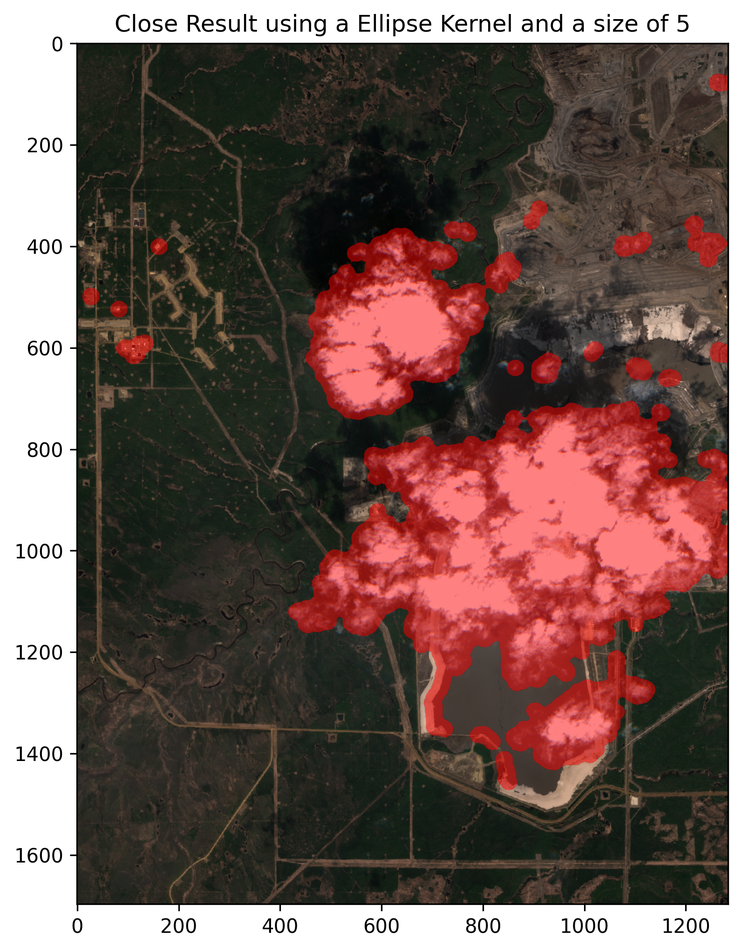
#> input picture notebooks/closing.png, 742 x 951 px, shrunk from 1593 x 2042 before the run
$ python erosion_dialation.py --input ../closing.png
#> lines starting #> are read from the running program, lines starting #| are printed output that depends on the picture
from __future__ import print_function
import cv2 as cv
import numpy as np
import argparse

src = None
erosion_size = 0
max_elem = 2
max_kernel_size = 21
title_trackbar_element_shape = 'Element:\n 0: Rect \n 1: Cross \n 2: Ellipse'
title_trackbar_kernel_size = 'Kernel size:\n 2n +1'
title_erosion_window = 'Erosion Demo'
title_dilation_window = 'Dilation Demo'

def main(image):
#> called with image = '../closing.png'
    global src
    src = cv.imread(cv.samples.findFile(image))
#> src is the input picture: shape (951, 742, 3); mean B, G, R 83.9, 89.2, 111.7
    if src is None:
        print('Could not open or find the image: ', image)
        exit(0)

    cv.namedWindow(title_erosion_window)
    cv.createTrackbar(title_trackbar_element_shape, title_erosion_window, 0, max_elem, erosion)
#> slider 'Element:\n 0: Rect \n 1: Cross \n' is set to 1
    cv.createTrackbar(title_trackbar_kernel_size, title_erosion_window, 0, max_kernel_size, erosion)
#> slider 'Kernel size:\n 2n +1' is set to 7
    cv.namedWindow(title_dilation_window)
    cv.createTrackbar(title_trackbar_element_shape, title_dilation_window, 0, max_elem, dilatation)
#> slider 'Element:\n 0: Rect \n 1: Cross \n' is set to 1
    cv.createTrackbar(title_trackbar_kernel_size, title_dilation_window, 0, max_kernel_size, dilatation)
#> slider 'Kernel size:\n 2n +1' is set to 7
    erosion(0)
    dilatation(0)
    cv.waitKey()

# optional mapping of values with morphological shapes
def morph_shape(val):
    if val == 0:
        return cv.MORPH_RECT
    elif val == 1:
        return cv.MORPH_CROSS
    elif val == 2:
        return cv.MORPH_ELLIPSE

def erosion(val):
#> called with val = 0
    erosion_size = cv.getTrackbarPos(title_trackbar_kernel_size, title_erosion_window)
    erosion_shape = morph_shape(cv.getTrackbarPos(title_trackbar_element_shape, title_erosion_window))

    element = cv.getStructuringElement(erosion_shape, (2 * erosion_size + 1, 2 * erosion_size + 1),
    (erosion_size, erosion_size))

    erosion_dst = cv.erode(src, element)
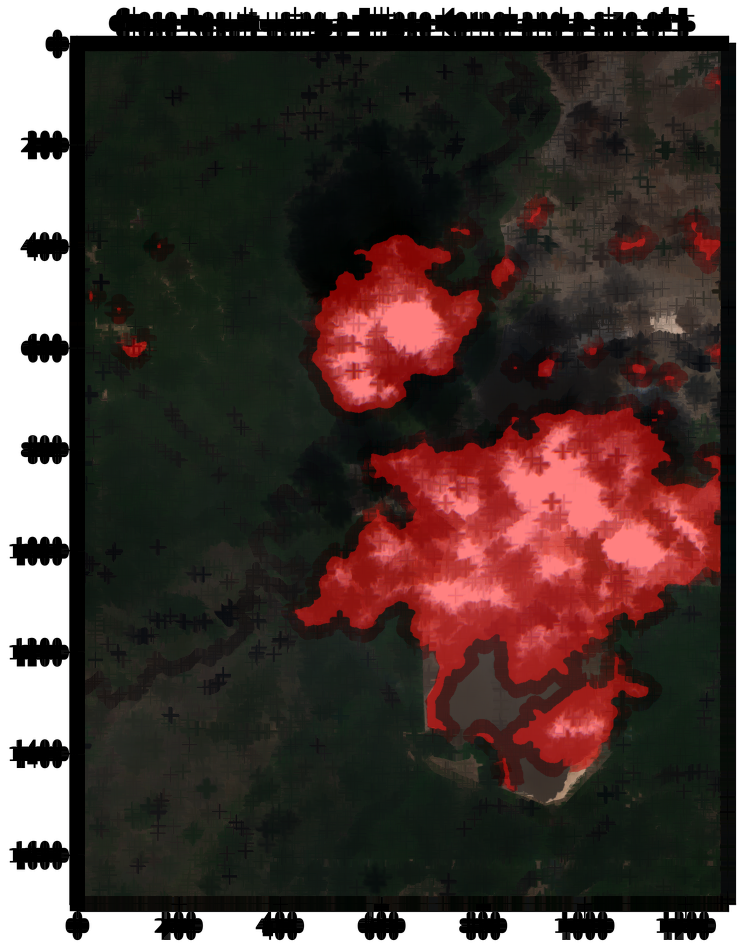
#> erosion_dst: shape (951, 742, 3); mean B, G, R 56.6, 60.5, 76.5
    cv.imshow(title_erosion_window, erosion_dst)

def dilatation(val):
#> called with val = 0
    dilatation_size = cv.getTrackbarPos(title_trackbar_kernel_size, title_dilation_window)
    dilation_shape = morph_shape(cv.getTrackbarPos(title_trackbar_element_shape, title_dilation_window))
    element = cv.getStructuringElement(dilation_shape, (2 * dilatation_size + 1, 2 * dilatation_size + 1),
    (dilatation_size, dilatation_size))
    dilatation_dst = cv.dilate(src, element)
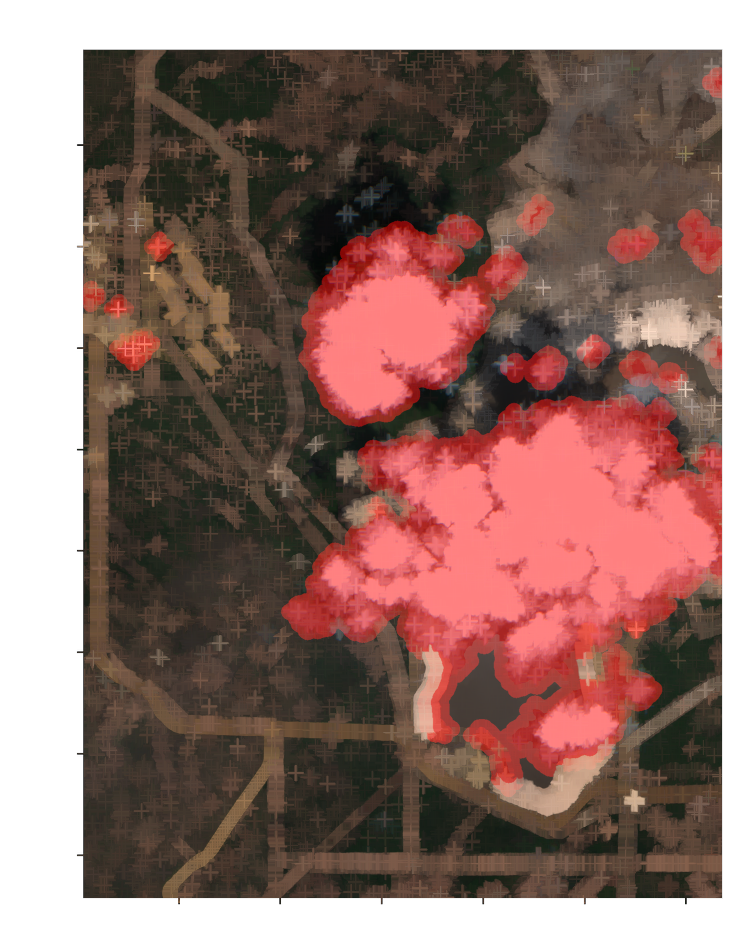
#> dilatation_dst: shape (951, 742, 3); mean B, G, R 107, 113.6, 144.7
    cv.imshow(title_dilation_window, dilatation_dst)

if __name__ == "__main__":
    print("running!")
    parser = argparse.ArgumentParser(description='Code for Eroding and Dilating tutorial.')
    parser.add_argument('--input', help='Path to input image.', default='LinuxLogo.jpg')
    args = parser.parse_args()
    main(args.input)

$ run again, on notebooks/mine_vs_jeff.png
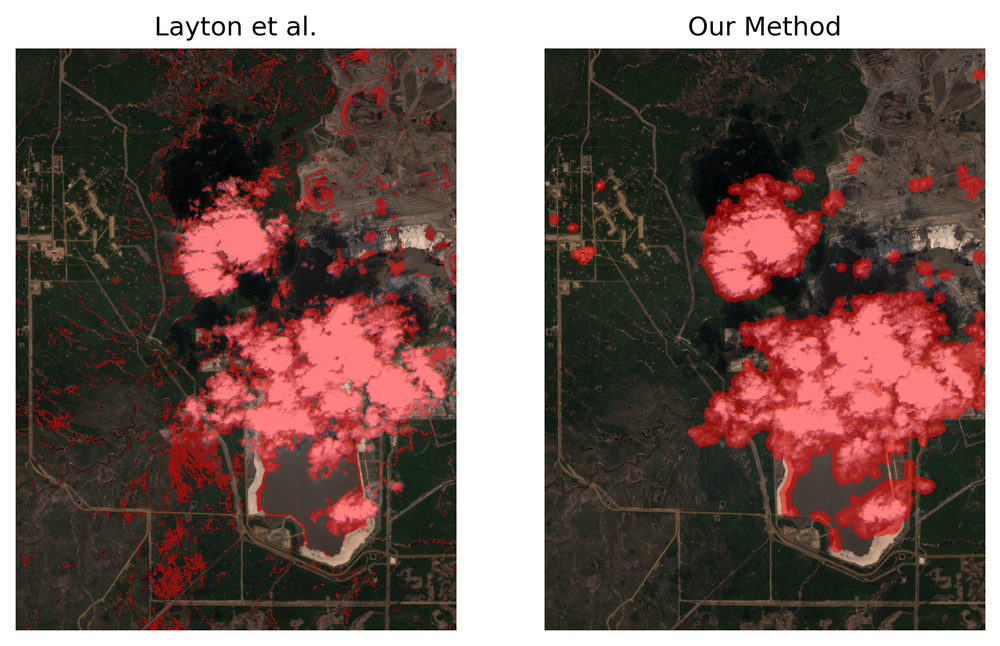
#> input picture notebooks/mine_vs_jeff.png, 1000 x 646 px, shrunk from 1919 x 1240 before the run
#> in main, src is the input picture: shape (646, 1000, 3); mean B, G, R 86.4, 91.9, 114
#> in erosion, `erosion_dst = cv.erode(src, element)`:
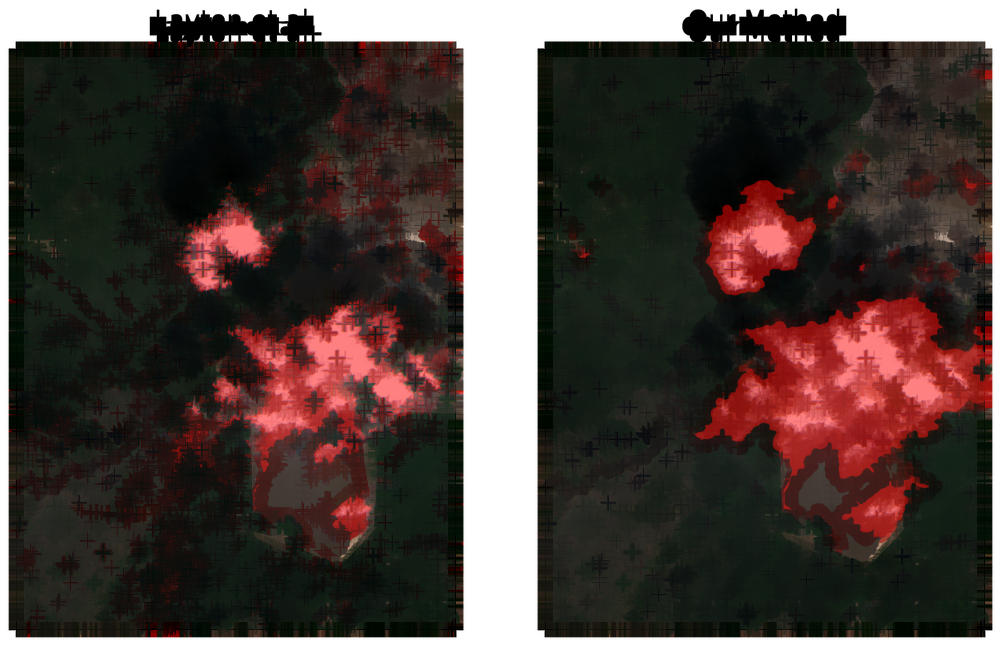
#> erosion_dst: shape (646, 1000, 3); mean B, G, R 59.8, 64.1, 76.5
#> in dilatation, `dilatation_dst = cv.dilate(src, element)`:
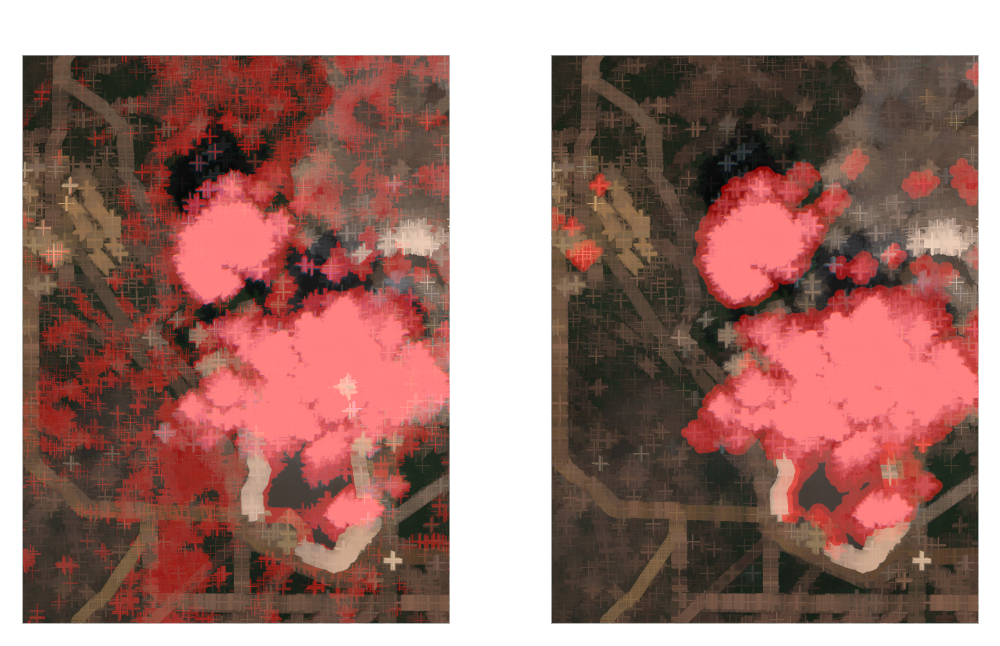
#> dilatation_dst: shape (646, 1000, 3); mean B, G, R 113, 119.7, 157.8
